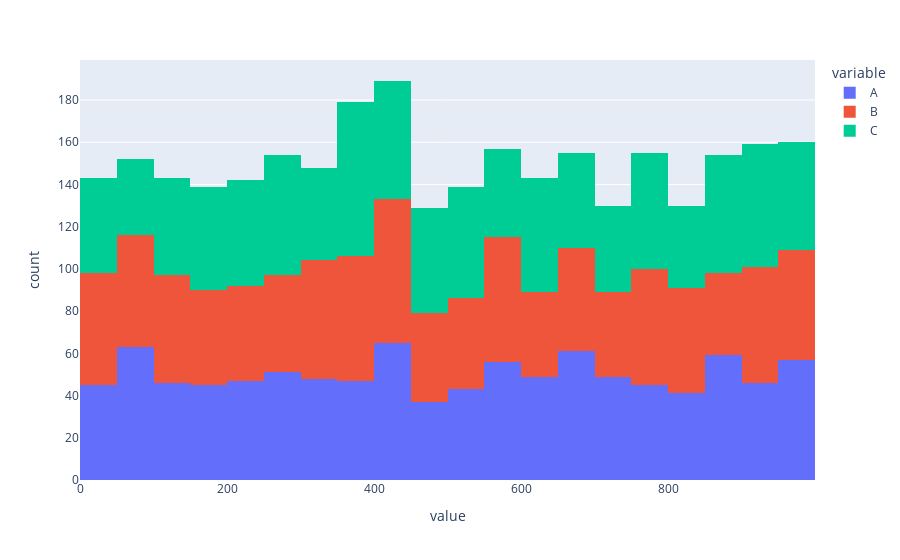

Notebook code for this chart:
### Code cell
import plotly.express as px
df = pd.read_sql_query(request, conn)
fig = px.histogram(df)
fig.show()

### Figure 1 — Plotly figure (JSON) as saved in the notebook; plotly's stock layout.template omitted (floating-point values rounded to 4 significant figures; data arrays with more than 128 entries replaced by an {"elided": "..."} marker saying what was removed)
{"data": [{"alignmentgroup": "True", "bingroup": "x", "hovertemplate": "variable=A<br>value=%{x}<br>count=%{y}<extra></extra>", "legendgroup": "A", "marker": {"color": "#636efa"}, "name": "A", "offsetgroup": "A", "orientation": "v", "showlegend": true, "type": "histogram", "x": {"elided": "1000 int values"}, "xaxis": "x", "yaxis": "y"}, {"alignmentgroup": "True", "bingroup": "x", "hovertemplate": "variable=B<br>value=%{x}<br>count=%{y}<extra></extra>", "legendgroup": "B", "marker": {"color": "#EF553B"}, "name": "B", "offsetgroup": "B", "orientation": "v", "showlegend": true, "type": "histogram", "x": {"elided": "1000 int values"}, "xaxis": "x", "yaxis": "y"}, {"alignmentgroup": "True", "bingroup": "x", "hovertemplate": "variable=C<br>value=%{x}<br>count=%{y}<extra></extra>", "legendgroup": "C", "marker": {"color": "#00cc96"}, "name": "C", "offsetgroup": "C", "orientation": "v", "showlegend": true, "type": "histogram", "x": {"elided": "1000 int values"}, "xaxis": "x", "yaxis": "y"}], "layout": {"barmode": "relative", "legend": {"title": {"text": "variable"}, "tracegroupgap": 0}, "margin": {"t": 60}, "xaxis": {"anchor": "y", "domain": [0, 1], "title": {"text": "value"}}, "yaxis": {"anchor": "x", "domain": [0, 1], "title": {"text": "count"}}}}
